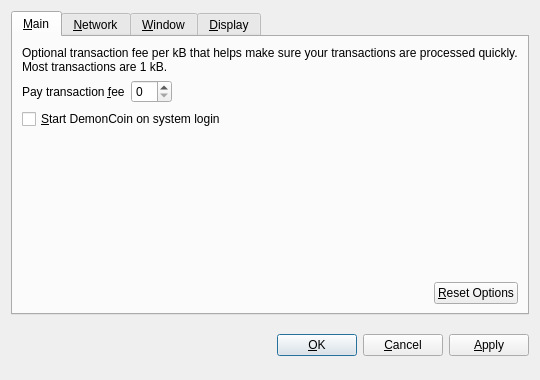
<?xml version="1.0" encoding="UTF-8"?>
<ui version="4.0">
 <class>OptionsDialog</class>
 <widget class="QDialog" name="OptionsDialog">
  <property name="geometry">
   <rect>
    <x>0</x>
    <y>0</y>
    <width>540</width>
    <height>380</height>
   </rect>
  </property>
  <property name="windowTitle">
   <string>Options</string>
  </property>
  <property name="modal">
   <bool>true</bool>
  </property>
  <layout class="QVBoxLayout" name="verticalLayout">
   <item>
    <widget class="QTabWidget" name="tabWidget">
     <property name="tabPosition">
      <enum>QTabWidget::North</enum>
     </property>
     <property name="currentIndex">
      <number>0</number>
     </property>
     <widget class="QWidget" name="tabMain">
      <attribute name="title">
       <string>&amp;Main</string>
      </attribute>
      <layout class="QVBoxLayout" name="verticalLayout_Main">
       <item>
        <widget class="QLabel" name="transactionFeeInfoLabel">
         <property name="text">
          <string>Optional transaction fee per kB that helps make sure your transactions are processed quickly. Most transactions are 1 kB.</string>
         </property>
         <property name="textFormat">
          <enum>Qt::PlainText</enum>
         </property>
         <property name="wordWrap">
          <bool>true</bool>
         </property>
        </widget>
       </item>
       <item>
        <layout class="QHBoxLayout" name="horizontalLayout_1_Main">
         <item>
          <widget class="QLabel" name="transactionFeeLabel">
           <property name="text">
            <string>Pay transaction &amp;fee</string>
           </property>
           <property name="textFormat">
            <enum>Qt::PlainText</enum>
           </property>
           <property name="buddy">
            <cstring>transactionFee</cstring>
           </property>
          </widget>
         </item>
         <item>
          <widget class="BitcoinAmountField" name="transactionFee"/>
         </item>
         <item>
          <spacer name="horizontalSpacer_1_Main">
           <property name="orientation">
            <enum>Qt::Horizontal</enum>
           </property>
           <property name="sizeHint" stdset="0">
            <size>
             <width>40</width>
             <height>20</height>
            </size>
           </property>
          </spacer>
         </item>
        </layout>
       </item>
       <item>
        <widget class="QCheckBox" name="bitcoinAtStartup">
         <property name="toolTip">
          <string>Automatically start DemonCoin after logging in to the system.</string>
         </property>
         <property name="text">
          <string>&amp;Start DemonCoin on system login</string>
         </property>
        </widget>
       </item>
       <item>
        <spacer name="verticalSpacer_Main">
         <property name="orientation">
          <enum>Qt::Vertical</enum>
         </property>
         <property name="sizeHint" stdset="0">
          <size>
           <width>20</width>
           <height>40</height>
          </size>
         </property>
        </spacer>
       </item>
       <item>
        <layout class="QHBoxLayout" name="horizontalLayout_2_Main">
         <item>
          <spacer name="horizontalSpacer_2_Main">
           <property name="orientation">
            <enum>Qt::Horizontal</enum>
           </property>
           <property name="sizeHint" stdset="0">
            <size>
             <width>40</width>
             <height>20</height>
            </size>
           </property>
          </spacer>
         </item>
         <item>
          <widget class="QPushButton" name="resetButton">
           <property name="toolTip">
            <string>Reset all client options to default.</string>
           </property>
           <property name="text">
            <string>&amp;Reset Options</string>
           </property>
           <property name="autoDefault">
            <bool>false</bool>
           </property>
          </widget>
         </item>
        </layout>
       </item>
      </layout>
     </widget>
     <widget class="QWidget" name="tabNetwork">
      <attribute name="title">
       <string>&amp;Network</string>
      </attribute>
      <layout class="QVBoxLayout" name="verticalLayout_Network">
       <item>
        <widget class="QCheckBox" name="mapPortUpnp">
         <property name="toolTip">
          <string>Automatically open the DemonCoin client port on the router. This only works when your router supports UPnP and it is enabled.</string>
         </property>
         <property name="text">
          <string>Map port using &amp;UPnP</string>
         </property>
        </widget>
       </item>
       <item>
        <widget class="QCheckBox" name="connectSocks">
         <property name="toolTip">
          <string>Connect to the DemonCoin network through a SOCKS proxy (e.g. when connecting through Tor).</string>
         </property>
         <property name="text">
          <string>&amp;Connect through SOCKS proxy:</string>
         </property>
        </widget>
       </item>
       <item>
        <layout class="QHBoxLayout" name="horizontalLayout_Network">
         <item>
          <widget class="QLabel" name="proxyIpLabel">
           <property name="text">
            <string>Proxy &amp;IP:</string>
           </property>
           <property name="textFormat">
            <enum>Qt::PlainText</enum>
           </property>
           <property name="buddy">
            <cstring>proxyIp</cstring>
           </property>
          </widget>
         </item>
         <item>
          <widget class="QValidatedLineEdit" name="proxyIp">
           <property name="maximumSize">
            <size>
             <width>140</width>
             <height>16777215</height>
            </size>
           </property>
           <property name="toolTip">
            <string>IP address of the proxy (e.g. 127.0.0.1)</string>
           </property>
          </widget>
         </item>
         <item>
          <widget class="QLabel" name="proxyPortLabel">
           <property name="text">
            <string>&amp;Port:</string>
           </property>
           <property name="textFormat">
            <enum>Qt::PlainText</enum>
           </property>
           <property name="buddy">
            <cstring>proxyPort</cstring>
           </property>
          </widget>
         </item>
         <item>
          <widget class="QLineEdit" name="proxyPort">
           <property name="maximumSize">
            <size>
             <width>55</width>
             <height>16777215</height>
            </size>
           </property>
           <property name="toolTip">
            <string>Port of the proxy (e.g. 9050)</string>
           </property>
          </widget>
         </item>
         <item>
          <widget class="QLabel" name="socksVersionLabel">
           <property name="text">
            <string>SOCKS &amp;Version:</string>
           </property>
           <property name="textFormat">
            <enum>Qt::PlainText</enum>
           </property>
           <property name="buddy">
            <cstring>socksVersion</cstring>
           </property>
          </widget>
         </item>
         <item>
          <widget class="QValueComboBox" name="socksVersion">
           <property name="toolTip">
            <string>SOCKS version of the proxy (e.g. 5)</string>
           </property>
          </widget>
         </item>
         <item>
          <spacer name="horizontalSpacer_Network">
           <property name="orientation">
            <enum>Qt::Horizontal</enum>
           </property>
           <property name="sizeHint" stdset="0">
            <size>
             <width>40</width>
             <height>20</height>
            </size>
           </property>
          </spacer>
         </item>
        </layout>
       </item>
       <item>
        <spacer name="verticalSpacer_Network">
         <property name="orientation">
          <enum>Qt::Vertical</enum>
         </property>
         <property name="sizeHint" stdset="0">
          <size>
           <width>20</width>
           <height>40</height>
          </size>
         </property>
        </spacer>
       </item>
      </layout>
     </widget>
     <widget class="QWidget" name="tabWindow">
      <attribute name="title">
       <string>&amp;Window</string>
      </attribute>
      <layout class="QVBoxLayout" name="verticalLayout_Window">
       <item>
        <widget class="QCheckBox" name="minimizeToTray">
         <property name="toolTip">
          <string>Show only a tray icon after minimizing the window.</string>
         </property>
         <property name="text">
          <string>&amp;Minimize to the tray instead of the taskbar</string>
         </property>
        </widget>
       </item>
       <item>
        <widget class="QCheckBox" name="minimizeOnClose">
         <property name="toolTip">
          <string>Minimize instead of exit the application when the window is closed. When this option is enabled, the application will be closed only after selecting Quit in the menu.</string>
         </property>
         <property name="text">
          <string>M&amp;inimize on close</string>
         </property>
        </widget>
       </item>
       <item>
        <spacer name="verticalSpacer_Window">
         <property name="orientation">
          <enum>Qt::Vertical</enum>
         </property>
         <property name="sizeHint" stdset="0">
          <size>
           <width>20</width>
           <height>40</height>
          </size>
         </property>
        </spacer>
       </item>
      </layout>
     </widget>
     <widget class="QWidget" name="tabDisplay">
      <attribute name="title">
       <string>&amp;Display</string>
      </attribute>
      <layout class="QVBoxLayout" name="verticalLayout_Display">
       <item>
        <layout class="QHBoxLayout" name="horizontalLayout_1_Display">
         <item>
          <widget class="QLabel" name="langLabel">
           <property name="text">
            <string>User Interface &amp;language:</string>
           </property>
           <property name="textFormat">
            <enum>Qt::PlainText</enum>
           </property>
           <property name="buddy">
            <cstring>lang</cstring>
           </property>
          </widget>
         </item>
         <item>
          <widget class="QValueComboBox" name="lang">
           <property name="toolTip">
            <string>The user interface language can be set here. This setting will take effect after restarting DemonCoin.</string>
           </property>
          </widget>
         </item>
        </layout>
       </item>
       <item>
        <layout class="QHBoxLayout" name="horizontalLayout_2_Display">
         <item>
          <widget class="QLabel" name="unitLabel">
           <property name="text">
            <string>&amp;Unit to show amounts in:</string>
           </property>
           <property name="textFormat">
            <enum>Qt::PlainText</enum>
           </property>
           <property name="buddy">
            <cstring>unit</cstring>
           </property>
          </widget>
         </item>
         <item>
          <widget class="QValueComboBox" name="unit">
           <property name="toolTip">
            <string>Choose the default subdivision unit to show in the interface and when sending coins.</string>
           </property>
          </widget>
         </item>
        </layout>
       </item>
       <item>
        <widget class="QCheckBox" name="displayAddresses">
         <property name="toolTip">
          <string>Whether to show DemonCoin addresses in the transaction list or not.</string>
         </property>
         <property name="text">
          <string>&amp;Display addresses in transaction list</string>
         </property>
        </widget>
       </item>
       <item>
        <widget class="QCheckBox" name="coinControlFeatures">
         <property name="toolTip">
          <string>Whether to show coin control features or not.</string>
         </property>
         <property name="text">
          <string>Display coin &amp;control features (experts only!)</string>
         </property>
        </widget>
       </item>
       <item>
        <spacer name="verticalSpacer_Display">
         <property name="orientation">
          <enum>Qt::Vertical</enum>
         </property>
         <property name="sizeHint" stdset="0">
          <size>
           <width>20</width>
           <height>40</height>
          </size>
         </property>
        </spacer>
       </item>
      </layout>
     </widget>
    </widget>
   </item>
   <item>
    <layout class="QHBoxLayout" name="horizontalLayout_Buttons">
     <item>
      <spacer name="horizontalSpacer_1">
       <property name="orientation">
        <enum>Qt::Horizontal</enum>
       </property>
       <property name="sizeHint" stdset="0">
        <size>
         <width>40</width>
         <height>48</height>
        </size>
       </property>
      </spacer>
     </item>
     <item>
      <widget class="QLabel" name="statusLabel">
       <property name="font">
        <font>
         <weight>75</weight>
         <bold>true</bold>
        </font>
       </property>
       <property name="text">
        <string/>
       </property>
       <property name="textFormat">
        <enum>Qt::PlainText</enum>
       </property>
       <property name="wordWrap">
        <bool>true</bool>
       </property>
      </widget>
     </item>
     <item>
      <spacer name="horizontalSpacer_2">
       <property name="orientation">
        <enum>Qt::Horizontal</enum>
       </property>
       <property name="sizeHint" stdset="0">
        <size>
         <width>40</width>
         <height>48</height>
        </size>
       </property>
      </spacer>
     </item>
     <item>
      <widget class="QPushButton" name="okButton">
       <property name="text">
        <string>&amp;OK</string>
       </property>
      </widget>
     </item>
     <item>
      <widget class="QPushButton" name="cancelButton">
       <property name="text">
        <string>&amp;Cancel</string>
       </property>
       <property name="autoDefault">
        <bool>false</bool>
       </property>
      </widget>
     </item>
     <item>
      <widget class="QPushButton" name="applyButton">
       <property name="text">
        <string>&amp;Apply</string>
       </property>
       <property name="autoDefault">
        <bool>false</bool>
       </property>
      </widget>
     </item>
    </layout>
   </item>
  </layout>
 </widget>
 <customwidgets>
  <customwidget>
   <class>BitcoinAmountField</class>
   <extends>QSpinBox</extends>
   <header>bitcoinamountfield.h</header>
  </customwidget>
  <customwidget>
   <class>QValueComboBox</class>
   <extends>QComboBox</extends>
   <header>qvaluecombobox.h</header>
  </customwidget>
  <customwidget>
   <class>QValidatedLineEdit</class>
   <extends>QLineEdit</extends>
   <header>qvalidatedlineedit.h</header>
  </customwidget>
 </customwidgets>
 <resources/>
 <connections/>
</ui>
